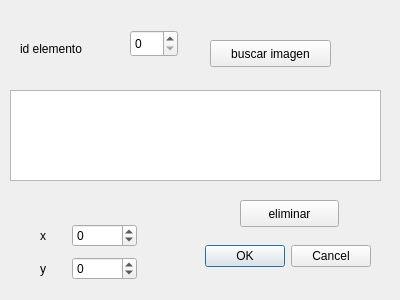
<?xml version="1.0" encoding="UTF-8"?>
<ui version="4.0">
 <class>editarElementoVista</class>
 <widget class="QDialog" name="editarElementoVista">
  <property name="geometry">
   <rect>
    <x>0</x>
    <y>0</y>
    <width>400</width>
    <height>300</height>
   </rect>
  </property>
  <property name="windowTitle">
   <string>Dialog</string>
  </property>
  <widget class="QDialogButtonBox" name="buttonBox">
   <property name="geometry">
    <rect>
     <x>30</x>
     <y>240</y>
     <width>341</width>
     <height>32</height>
    </rect>
   </property>
   <property name="orientation">
    <enum>Qt::Horizontal</enum>
   </property>
   <property name="standardButtons">
    <set>QDialogButtonBox::Cancel|QDialogButtonBox::Ok</set>
   </property>
  </widget>
  <widget class="QPushButton" name="pushButton">
   <property name="geometry">
    <rect>
     <x>210</x>
     <y>40</y>
     <width>121</width>
     <height>27</height>
    </rect>
   </property>
   <property name="text">
    <string>buscar imagen</string>
   </property>
  </widget>
  <widget class="QSpinBox" name="spinBox">
   <property name="geometry">
    <rect>
     <x>130</x>
     <y>30</y>
     <width>48</width>
     <height>27</height>
    </rect>
   </property>
  </widget>
  <widget class="QLabel" name="label">
   <property name="geometry">
    <rect>
     <x>20</x>
     <y>40</y>
     <width>101</width>
     <height>17</height>
    </rect>
   </property>
   <property name="text">
    <string>id elemento</string>
   </property>
  </widget>
  <widget class="QTextEdit" name="textEdit">
   <property name="geometry">
    <rect>
     <x>10</x>
     <y>90</y>
     <width>371</width>
     <height>91</height>
    </rect>
   </property>
  </widget>
  <widget class="QPushButton" name="pushButton_2">
   <property name="geometry">
    <rect>
     <x>240</x>
     <y>200</y>
     <width>99</width>
     <height>27</height>
    </rect>
   </property>
   <property name="text">
    <string>eliminar</string>
   </property>
  </widget>
  <widget class="QWidget" name="">
   <property name="geometry">
    <rect>
     <x>40</x>
     <y>220</y>
     <width>97</width>
     <height>66</height>
    </rect>
   </property>
   <layout class="QVBoxLayout" name="verticalLayout">
    <item>
     <layout class="QHBoxLayout" name="horizontalLayout">
      <item>
       <widget class="QLabel" name="label_3">
        <property name="text">
         <string>x</string>
        </property>
       </widget>
      </item>
      <item>
       <widget class="QSpinBox" name="spinBox_2">
        <property name="minimum">
         <number>-10000</number>
        </property>
        <property name="maximum">
         <number>10000</number>
        </property>
       </widget>
      </item>
     </layout>
    </item>
    <item>
     <layout class="QHBoxLayout" name="horizontalLayout_2">
      <item>
       <widget class="QLabel" name="label_2">
        <property name="text">
         <string>y</string>
        </property>
       </widget>
      </item>
      <item>
       <widget class="QSpinBox" name="spinBox_3">
        <property name="minimum">
         <number>-10000</number>
        </property>
        <property name="maximum">
         <number>10000</number>
        </property>
       </widget>
      </item>
     </layout>
    </item>
   </layout>
  </widget>
 </widget>
 <resources/>
 <connections>
  <connection>
   <sender>buttonBox</sender>
   <signal>accepted()</signal>
   <receiver>editarElementoVista</receiver>
   <slot>accept()</slot>
   <hints>
    <hint type="sourcelabel">
     <x>248</x>
     <y>254</y>
    </hint>
    <hint type="destinationlabel">
     <x>157</x>
     <y>274</y>
    </hint>
   </hints>
  </connection>
  <connection>
   <sender>buttonBox</sender>
   <signal>rejected()</signal>
   <receiver>editarElementoVista</receiver>
   <slot>reject()</slot>
   <hints>
    <hint type="sourcelabel">
     <x>316</x>
     <y>260</y>
    </hint>
    <hint type="destinationlabel">
     <x>286</x>
     <y>274</y>
    </hint>
   </hints>
  </connection>
 </connections>
</ui>
